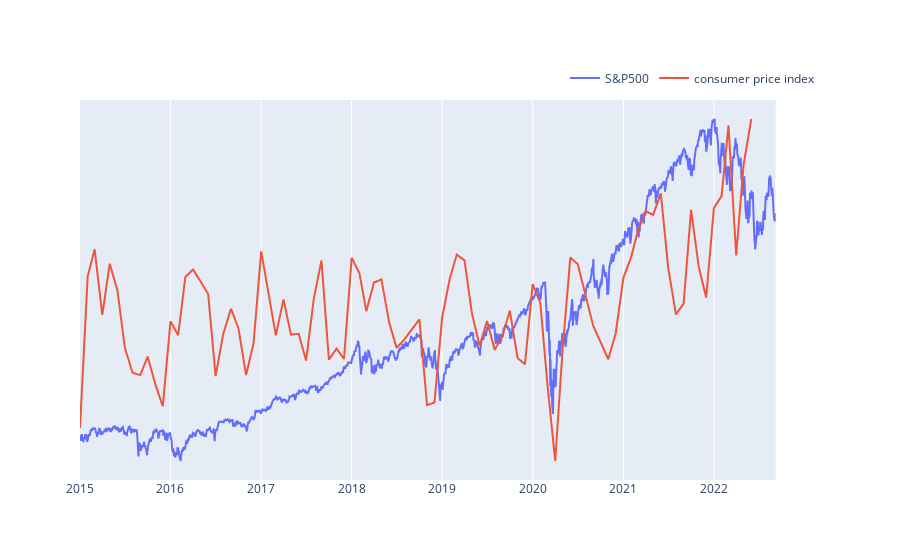

This figure's notebook cell:
### Code cell
plot_data([['line', sp500, 'Date', 'Close', 'S&P500', False],
           ['line', df_dict['cpi'], 'Date', 'v', 'consumer price index', True]])
